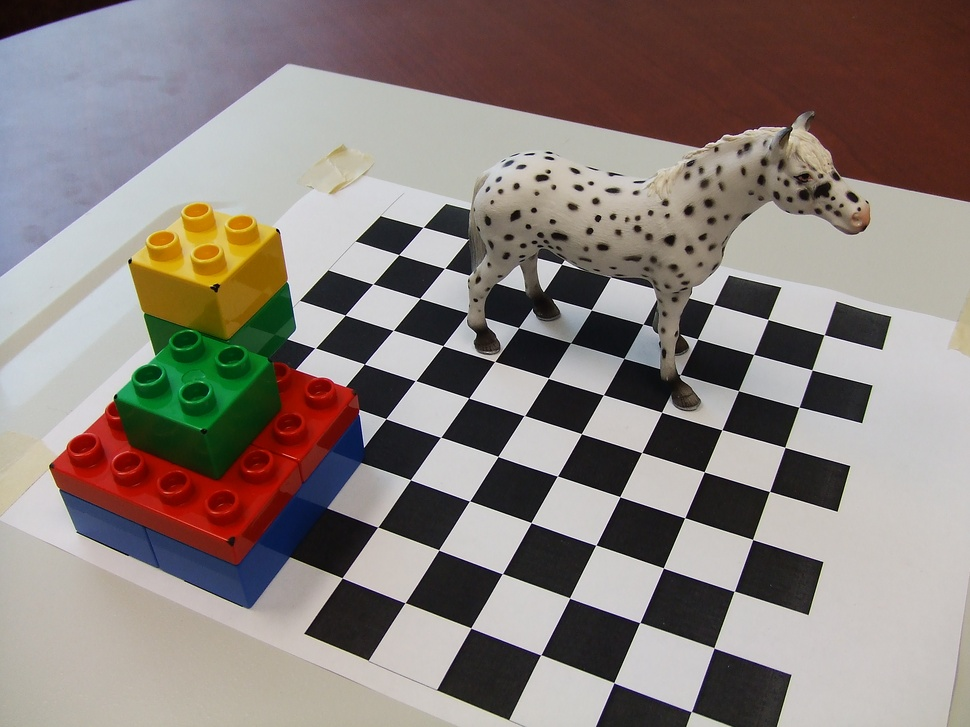
%> input picture Assignment3/data/DSCF4177.jpg, 970 x 727 px, shrunk from 2848 x 2136 before the run
$ octave part1.m   (GNU Octave 9; MATLAB toolbox functions it lacks are replaced by stand-ins)
%> lines starting %> are read from the running program, lines starting %| are printed output that depends on the picture
%Load images
Ia = imread('data/DSCF4177.jpg');
%> Ia is the input picture: size 727x970x3 uint8; mean R, G, B 137.3, 127.6, 123
Ia = single(rgb2gray(Ia));
%> Ia: size 727x970 single

Ib = imread('data/DSCF4178.jpg');
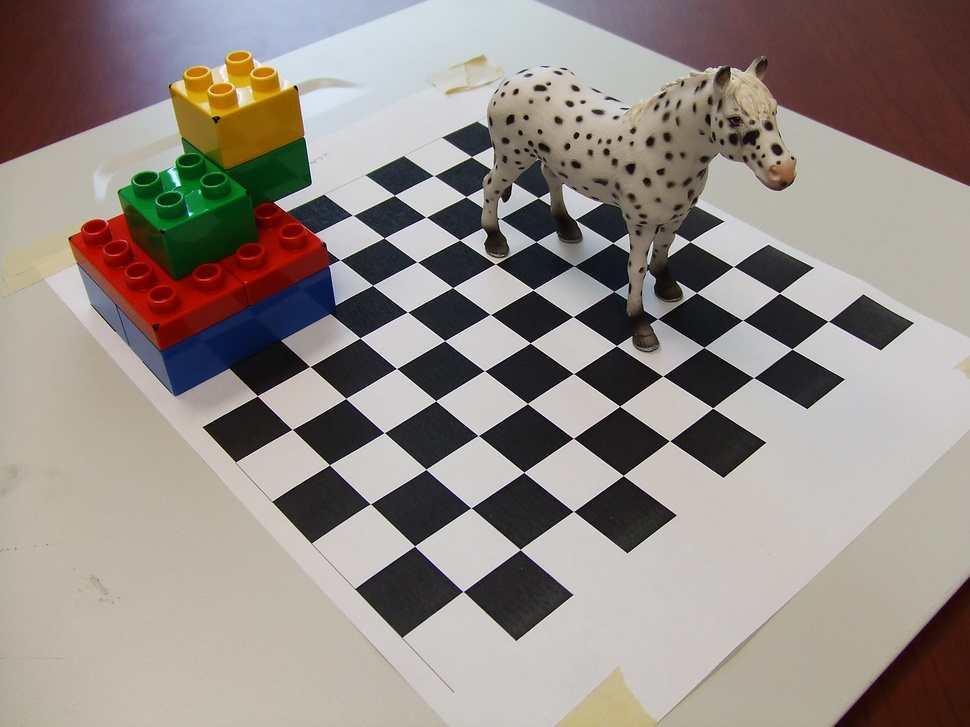
%> input picture Assignment3/data/DSCF4178.jpg, 970 x 727 px, shrunk from 2848 x 2136 before the run
%> Ib is the input picture: size 727x970x3 uint8; mean R, G, B 148, 139.5, 133.7
Ib = single(rgb2gray(Ib));
%> Ib: size 727x970 single

Ic = imread('data/DSCF4179.jpg');
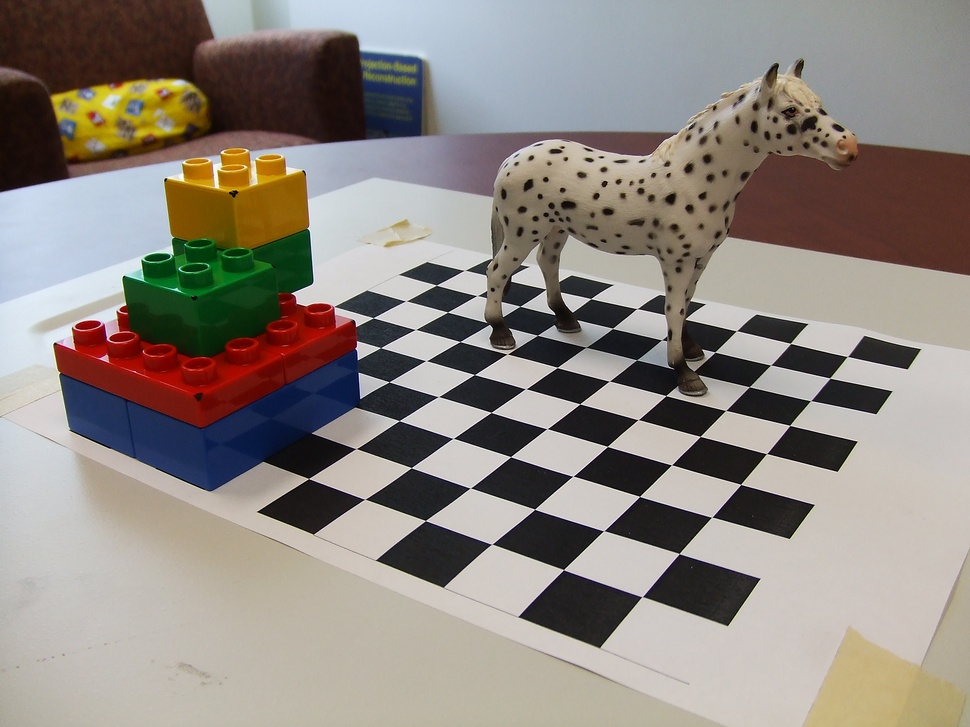
%> input picture Assignment3/data/DSCF4179.jpg, 970 x 727 px, shrunk from 2848 x 2136 before the run
%> Ic is the input picture: size 727x970x3 uint8; mean R, G, B 143.1, 135.7, 128.9
Ic = single(rgb2gray(Ic));
%> Ic: size 727x970 single

Id = imread('data/DSCF4180.jpg');
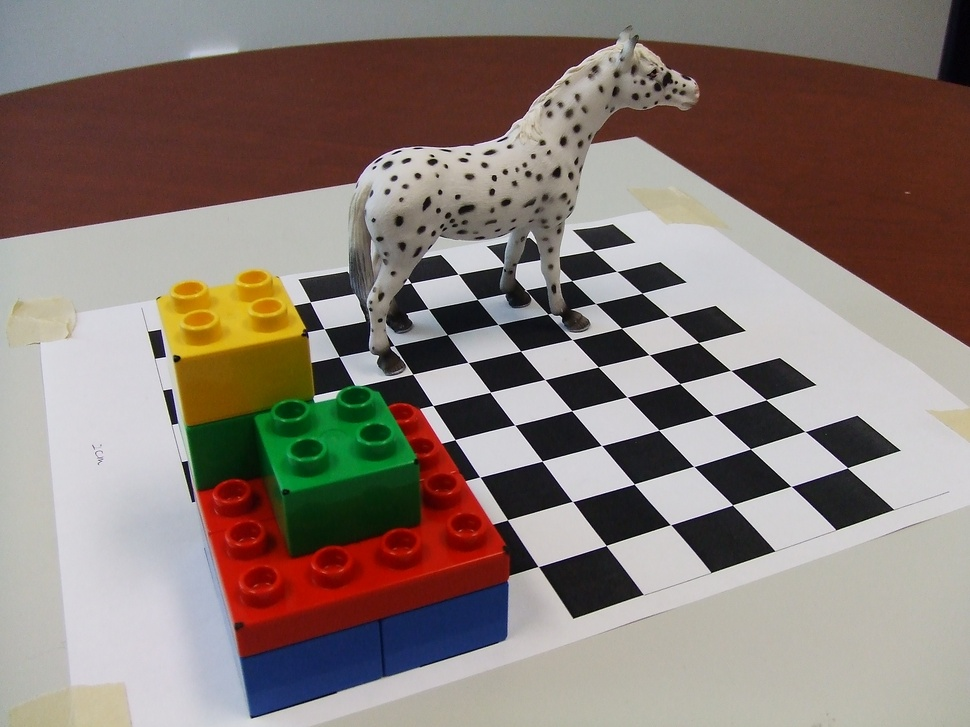
%> input picture Assignment3/data/DSCF4180.jpg, 970 x 727 px, shrunk from 2848 x 2136 before the run
%> Id is the input picture: size 727x970x3 uint8; mean R, G, B 136.6, 123.7, 117.1
Id = single(rgb2gray(Id));
%> Id: size 727x970 single

Ie = imread('data/DSCF4181.jpg');
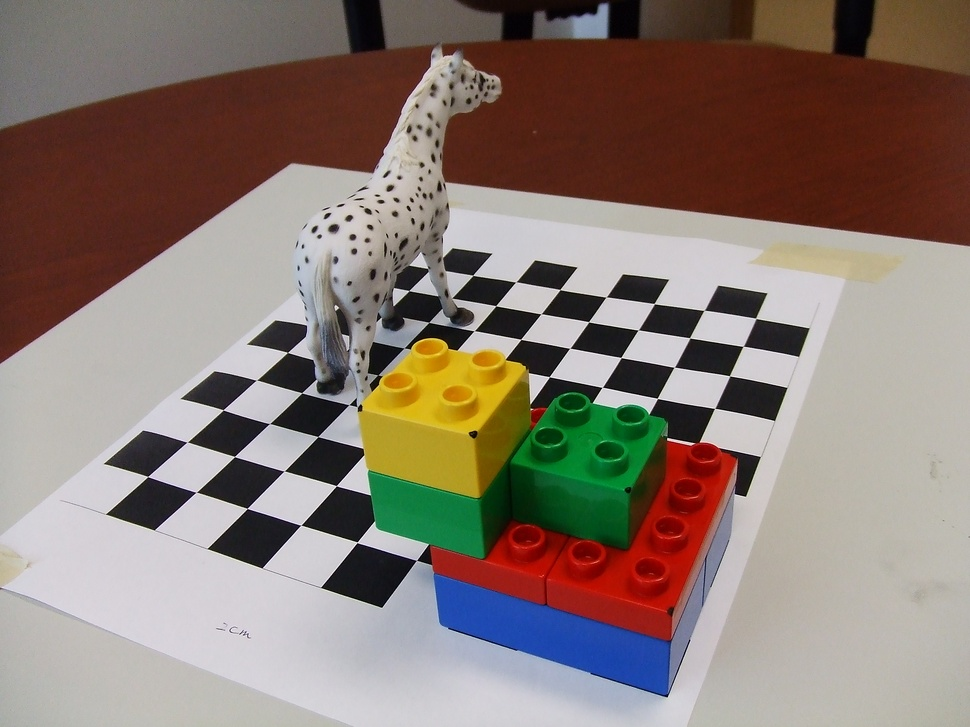
%> input picture Assignment3/data/DSCF4181.jpg, 970 x 727 px, shrunk from 2848 x 2136 before the run
%> Ie is the input picture: size 727x970x3 uint8; mean R, G, B 136.6, 122.3, 113.9
Ie = single(rgb2gray(Ie));
%> Ie: size 727x970 single

If = imread('data/DSCF4182.jpg');
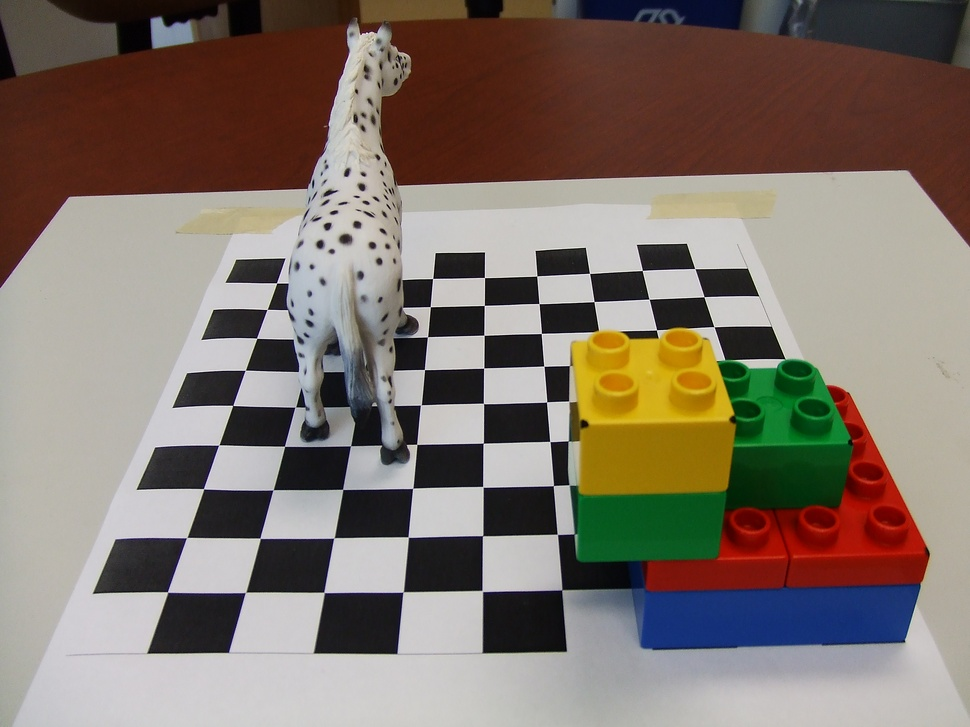
%> input picture Assignment3/data/DSCF4182.jpg, 970 x 727 px, shrunk from 2848 x 2136 before the run
%> If is the input picture: size 727x970x3 uint8; mean R, G, B 128, 116.2, 106.8
If = single(rgb2gray(If));
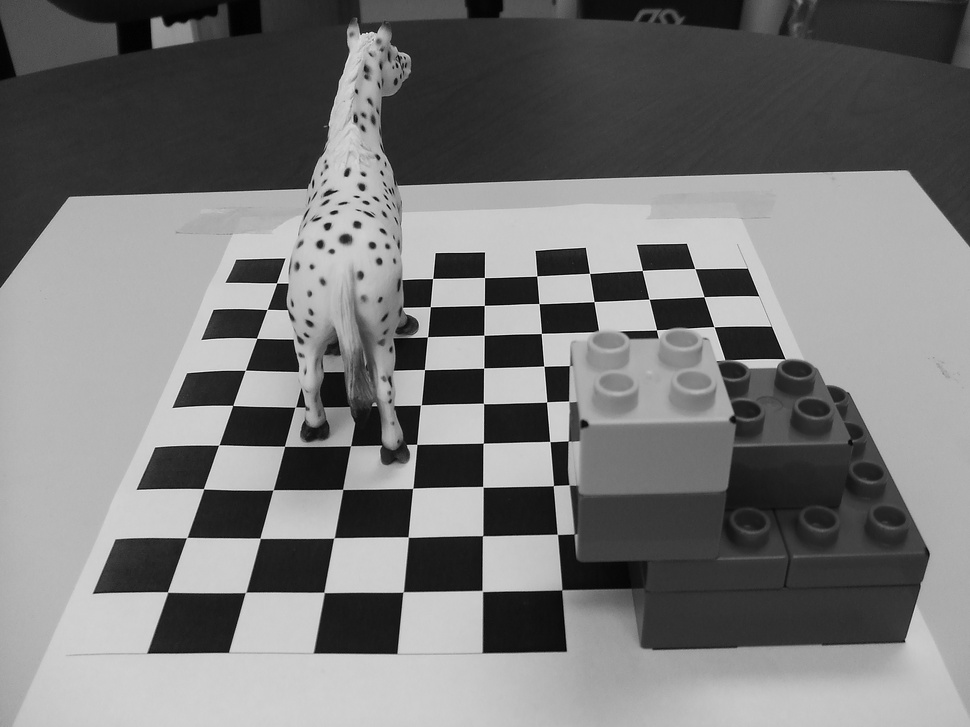
%> If: size 727x970 single; min 0, max 255, mean 118.7

%Extract the SIFT features in all the images
%> (the run ends here)
